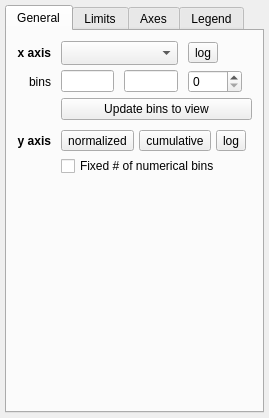
<?xml version="1.0" encoding="UTF-8"?>
<ui version="4.0">
 <class>Widget</class>
 <widget class="QWidget" name="Widget">
  <property name="geometry">
   <rect>
    <x>0</x>
    <y>0</y>
    <width>269</width>
    <height>418</height>
   </rect>
  </property>
  <property name="windowTitle">
   <string>1D Histogram</string>
  </property>
  <layout class="QGridLayout" name="gridLayout_5">
   <property name="leftMargin">
    <number>5</number>
   </property>
   <property name="topMargin">
    <number>5</number>
   </property>
   <property name="rightMargin">
    <number>5</number>
   </property>
   <property name="bottomMargin">
    <number>5</number>
   </property>
   <property name="verticalSpacing">
    <number>5</number>
   </property>
   <item row="9" column="2">
    <widget class="QTabWidget" name="tab_widget">
     <property name="currentIndex">
      <number>0</number>
     </property>
     <widget class="QWidget" name="tab">
      <attribute name="title">
       <string>General</string>
      </attribute>
      <layout class="QGridLayout" name="gridLayout_2">
       <property name="leftMargin">
        <number>10</number>
       </property>
       <property name="topMargin">
        <number>10</number>
       </property>
       <property name="rightMargin">
        <number>10</number>
       </property>
       <property name="bottomMargin">
        <number>10</number>
       </property>
       <property name="horizontalSpacing">
        <number>10</number>
       </property>
       <property name="verticalSpacing">
        <number>5</number>
       </property>
       <item row="5" column="1" colspan="4">
        <widget class="QWidget" name="widget" native="true">
         <property name="sizePolicy">
          <sizepolicy hsizetype="Minimum" vsizetype="Minimum">
           <horstretch>0</horstretch>
           <verstretch>0</verstretch>
          </sizepolicy>
         </property>
         <layout class="QHBoxLayout" name="horizontalLayout_2">
          <property name="spacing">
           <number>5</number>
          </property>
          <property name="leftMargin">
           <number>0</number>
          </property>
          <property name="topMargin">
           <number>0</number>
          </property>
          <property name="rightMargin">
           <number>0</number>
          </property>
          <property name="bottomMargin">
           <number>0</number>
          </property>
          <item>
           <widget class="QToolButton" name="bool_normalize">
            <property name="text">
             <string>normalized</string>
            </property>
            <property name="checkable">
             <bool>true</bool>
            </property>
           </widget>
          </item>
          <item>
           <widget class="QToolButton" name="bool_cumulative">
            <property name="text">
             <string>cumulative</string>
            </property>
            <property name="checkable">
             <bool>true</bool>
            </property>
           </widget>
          </item>
          <item>
           <widget class="QToolButton" name="bool_y_log_">
            <property name="text">
             <string>log</string>
            </property>
            <property name="checkable">
             <bool>true</bool>
            </property>
           </widget>
          </item>
          <item>
           <spacer name="horizontalSpacer_3">
            <property name="orientation">
             <enum>Qt::Horizontal</enum>
            </property>
            <property name="sizeHint" stdset="0">
             <size>
              <width>1</width>
              <height>20</height>
             </size>
            </property>
           </spacer>
          </item>
         </layout>
        </widget>
       </item>
       <item row="1" column="2">
        <widget class="QLineEdit" name="valuetext_hist_x_max"/>
       </item>
       <item row="1" column="0">
        <widget class="QLabel" name="label">
         <property name="font">
          <font>
           <weight>50</weight>
           <bold>false</bold>
          </font>
         </property>
         <property name="text">
          <string>bins</string>
         </property>
         <property name="alignment">
          <set>Qt::AlignRight|Qt::AlignTrailing|Qt::AlignVCenter</set>
         </property>
        </widget>
       </item>
       <item row="3" column="1" colspan="4">
        <widget class="QPushButton" name="button_update_bins_to_view">
         <property name="text">
          <string>Update bins to view</string>
         </property>
        </widget>
       </item>
       <item row="8" column="1" colspan="4">
        <spacer name="horizontalSpacer">
         <property name="orientation">
          <enum>Qt::Horizontal</enum>
         </property>
         <property name="sizeHint" stdset="0">
          <size>
           <width>40</width>
           <height>5</height>
          </size>
         </property>
        </spacer>
       </item>
       <item row="4" column="1">
        <spacer name="verticalSpacer_3">
         <property name="orientation">
          <enum>Qt::Vertical</enum>
         </property>
         <property name="sizeType">
          <enum>QSizePolicy::Fixed</enum>
         </property>
         <property name="sizeHint" stdset="0">
          <size>
           <width>20</width>
           <height>5</height>
          </size>
         </property>
        </spacer>
       </item>
       <item row="8" column="0">
        <spacer name="verticalSpacer_2">
         <property name="orientation">
          <enum>Qt::Vertical</enum>
         </property>
         <property name="sizeHint" stdset="0">
          <size>
           <width>20</width>
           <height>40</height>
          </size>
         </property>
        </spacer>
       </item>
       <item row="1" column="1">
        <widget class="QLineEdit" name="valuetext_hist_x_min"/>
       </item>
       <item row="5" column="0">
        <widget class="QLabel" name="label_4">
         <property name="font">
          <font>
           <weight>75</weight>
           <bold>true</bold>
          </font>
         </property>
         <property name="text">
          <string>y axis</string>
         </property>
         <property name="alignment">
          <set>Qt::AlignRight|Qt::AlignTrailing|Qt::AlignVCenter</set>
         </property>
        </widget>
       </item>
       <item row="7" column="1" colspan="4">
        <widget class="QCheckBox" name="bool_common_n_bin">
         <property name="text">
          <string>Fixed # of numerical bins</string>
         </property>
        </widget>
       </item>
       <item row="0" column="0">
        <widget class="QLabel" name="label_3">
         <property name="font">
          <font>
           <weight>75</weight>
           <bold>true</bold>
          </font>
         </property>
         <property name="text">
          <string>x axis</string>
         </property>
         <property name="alignment">
          <set>Qt::AlignRight|Qt::AlignTrailing|Qt::AlignVCenter</set>
         </property>
        </widget>
       </item>
       <item row="1" column="3">
        <widget class="QSpinBox" name="value_hist_n_bin">
         <property name="keyboardTracking">
          <bool>true</bool>
         </property>
         <property name="maximum">
          <number>1000</number>
         </property>
        </widget>
       </item>
       <item row="0" column="1" colspan="2">
        <widget class="QComboBox" name="combosel_x_att">
         <property name="sizeAdjustPolicy">
          <enum>QComboBox::AdjustToMinimumContentsLengthWithIcon</enum>
         </property>
        </widget>
       </item>
       <item row="0" column="3">
        <widget class="QToolButton" name="bool_x_log_">
         <property name="text">
          <string>log</string>
         </property>
         <property name="checkable">
          <bool>true</bool>
         </property>
        </widget>
       </item>
      </layout>
     </widget>
     <widget class="QWidget" name="tab_2">
      <attribute name="title">
       <string>Limits</string>
      </attribute>
      <layout class="QGridLayout" name="gridLayout">
       <property name="leftMargin">
        <number>10</number>
       </property>
       <property name="topMargin">
        <number>10</number>
       </property>
       <property name="rightMargin">
        <number>10</number>
       </property>
       <property name="bottomMargin">
        <number>10</number>
       </property>
       <property name="horizontalSpacing">
        <number>10</number>
       </property>
       <property name="verticalSpacing">
        <number>5</number>
       </property>
       <item row="0" column="2">
        <widget class="QToolButton" name="button_flip_x">
         <property name="styleSheet">
          <string notr="true">padding: 0px</string>
         </property>
         <property name="text">
          <string>⇄</string>
         </property>
        </widget>
       </item>
       <item row="1" column="1">
        <widget class="QLineEdit" name="valuetext_y_min"/>
       </item>
       <item row="0" column="3">
        <widget class="QLineEdit" name="valuetext_x_max"/>
       </item>
       <item row="0" column="1">
        <widget class="QLineEdit" name="valuetext_x_min"/>
       </item>
       <item row="0" column="0">
        <widget class="QLabel" name="label_2">
         <property name="font">
          <font>
           <weight>75</weight>
           <bold>true</bold>
          </font>
         </property>
         <property name="text">
          <string>x axis</string>
         </property>
        </widget>
       </item>
       <item row="1" column="0">
        <widget class="QLabel" name="label_5">
         <property name="font">
          <font>
           <weight>75</weight>
           <bold>true</bold>
          </font>
         </property>
         <property name="text">
          <string>y axis</string>
         </property>
        </widget>
       </item>
       <item row="3" column="3">
        <spacer name="verticalSpacer">
         <property name="orientation">
          <enum>Qt::Vertical</enum>
         </property>
         <property name="sizeHint" stdset="0">
          <size>
           <width>20</width>
           <height>40</height>
          </size>
         </property>
        </spacer>
       </item>
       <item row="1" column="3">
        <widget class="QLineEdit" name="valuetext_y_max"/>
       </item>
       <item row="2" column="1" colspan="4">
        <spacer name="horizontalSpacer_2">
         <property name="orientation">
          <enum>Qt::Horizontal</enum>
         </property>
         <property name="sizeHint" stdset="0">
          <size>
           <width>40</width>
           <height>5</height>
          </size>
         </property>
        </spacer>
       </item>
       <item row="1" column="4">
        <widget class="QToolButton" name="bool_y_log">
         <property name="text">
          <string>log</string>
         </property>
         <property name="checkable">
          <bool>true</bool>
         </property>
        </widget>
       </item>
       <item row="0" column="4">
        <widget class="QToolButton" name="bool_x_log">
         <property name="text">
          <string>log</string>
         </property>
         <property name="checkable">
          <bool>true</bool>
         </property>
        </widget>
       </item>
      </layout>
      <zorder>bool_x_log</zorder>
      <zorder>valuetext_x_max</zorder>
      <zorder>button_flip_x</zorder>
      <zorder>valuetext_x_min</zorder>
      <zorder>valuetext_y_min</zorder>
      <zorder>valuetext_y_max</zorder>
      <zorder>bool_y_log</zorder>
      <zorder>label_2</zorder>
      <zorder>label_5</zorder>
      <zorder>verticalSpacer</zorder>
      <zorder>horizontalSpacer_2</zorder>
     </widget>
     <widget class="QWidget" name="tab_3">
      <attribute name="title">
       <string>Axes</string>
      </attribute>
      <layout class="QHBoxLayout" name="horizontalLayout">
       <property name="leftMargin">
        <number>5</number>
       </property>
       <property name="topMargin">
        <number>5</number>
       </property>
       <property name="rightMargin">
        <number>5</number>
       </property>
       <property name="bottomMargin">
        <number>5</number>
       </property>
       <item>
        <widget class="AxesEditorWidget" name="axes_editor" native="true"/>
       </item>
      </layout>
     </widget>
      <widget class="QWidget" name="tab_4">
      <attribute name="title">
       <string>Legend</string>
      </attribute>
      <layout class="QHBoxLayout" name="horizontalLayout">
       <property name="leftMargin">
        <number>5</number>
       </property>
       <property name="topMargin">
        <number>5</number>
       </property>
       <property name="rightMargin">
        <number>5</number>
       </property>
       <property name="bottomMargin">
        <number>5</number>
       </property>
       <item>
        <widget class="LegendEditorWidget" name="legend_editor" native="true"/>
       </item>
      </layout>
     </widget>
    </widget>
   </item>
  </layout>
 </widget>
 <layoutdefault spacing="6" margin="11"/>
 <customwidgets>
  <customwidget>
   <class>AxesEditorWidget</class>
   <extends>QWidget</extends>
   <header>glue_qt.viewers.matplotlib.qt.axes_editor</header>
  </customwidget>
  <customwidget>
   <class>LegendEditorWidget</class>
   <extends>QWidget</extends>
   <header>glue_qt.viewers.matplotlib.qt.legend_editor</header>
  </customwidget>
 </customwidgets>
 <resources/>
 <connections/>
</ui>
